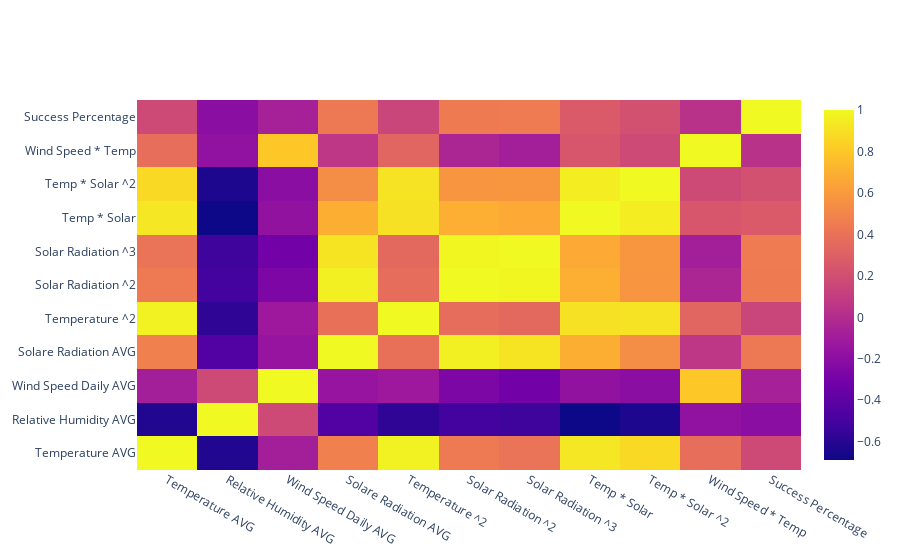

The code cell stored with this chart in its notebook:
### Code cell
# Correlation matrix of features
ew_all_data = ew_X_poly.copy()
ew_all_data['Success Percentage'] = ew_Y
corr_matrix = ew_all_data.corr()

fig = go.Figure(data=go.Heatmap(
                    z=np.array(corr_matrix),
                      x=corr_matrix.columns,
                      y=corr_matrix.columns))
fig.show()

### Figure 1 — Plotly figure (JSON) as saved in the notebook; plotly's stock layout.template omitted (floating-point values rounded to 4 significant figures)
{"data": [{"type": "heatmap", "x": ["Temperature AVG", "Relative Humidity AVG", "Wind Speed Daily AVG", "Solare Radiation AVG", "Temperature ^2", "Solar Radiation ^2", "Solar Radiation ^3", "Temp * Solar", "Temp * Solar ^2", "Wind Speed * Temp", "Success Percentage"], "y": ["Temperature AVG", "Relative Humidity AVG", "Wind Speed Daily AVG", "Solare Radiation AVG", "Temperature ^2", "Solar Radiation ^2", "Solar Radiation ^3", "Temp * Solar", "Temp * Solar ^2", "Wind Speed * Temp", "Success Percentage"], "z": [[1, -0.621, -0.08434, 0.4741, 0.9683, 0.4419, 0.4097, 0.929, 0.8732, 0.3776, 0.1745], [-0.621, 1, 0.1705, -0.4475, -0.5799, -0.5059, -0.5251, -0.688, -0.6345, -0.1756, -0.2024], [-0.08434, 0.1705, 1, -0.1513, -0.119, -0.2631, -0.3131, -0.172, -0.2058, 0.8037, -0.06693], [0.4741, -0.4475, -0.1513, 1, 0.3891, 0.966, 0.9164, 0.6885, 0.5357, 0.05973, 0.4296], [0.9683, -0.5799, -0.119, 0.3891, 1, 0.3716, 0.3505, 0.9055, 0.9103, 0.3287, 0.1484], [0.4419, -0.5059, -0.2631, 0.966, 0.3716, 1, 0.988, 0.6927, 0.5756, -0.0371, 0.4446], [0.4097, -0.5251, -0.3131, 0.9164, 0.3505, 0.988, 1, 0.6726, 0.582, -0.08709, 0.4455], [0.929, -0.688, -0.172, 0.6885, 0.9055, 0.6927, 0.6726, 1, 0.9524, 0.2456, 0.2638], [0.8732, -0.6345, -0.2058, 0.5357, 0.9103, 0.5756, 0.582, 0.9524, 1, 0.1724, 0.2138], [0.3776, -0.1756, 0.8037, 0.05973, 0.3287, -0.0371, -0.08709, 0.2456, 0.1724, 1, 0.0336], [0.1745, -0.2024, -0.06693, 0.4296, 0.1484, 0.4446, 0.4455, 0.2638, 0.2138, 0.0336, 1]]}], "layout": {}}
